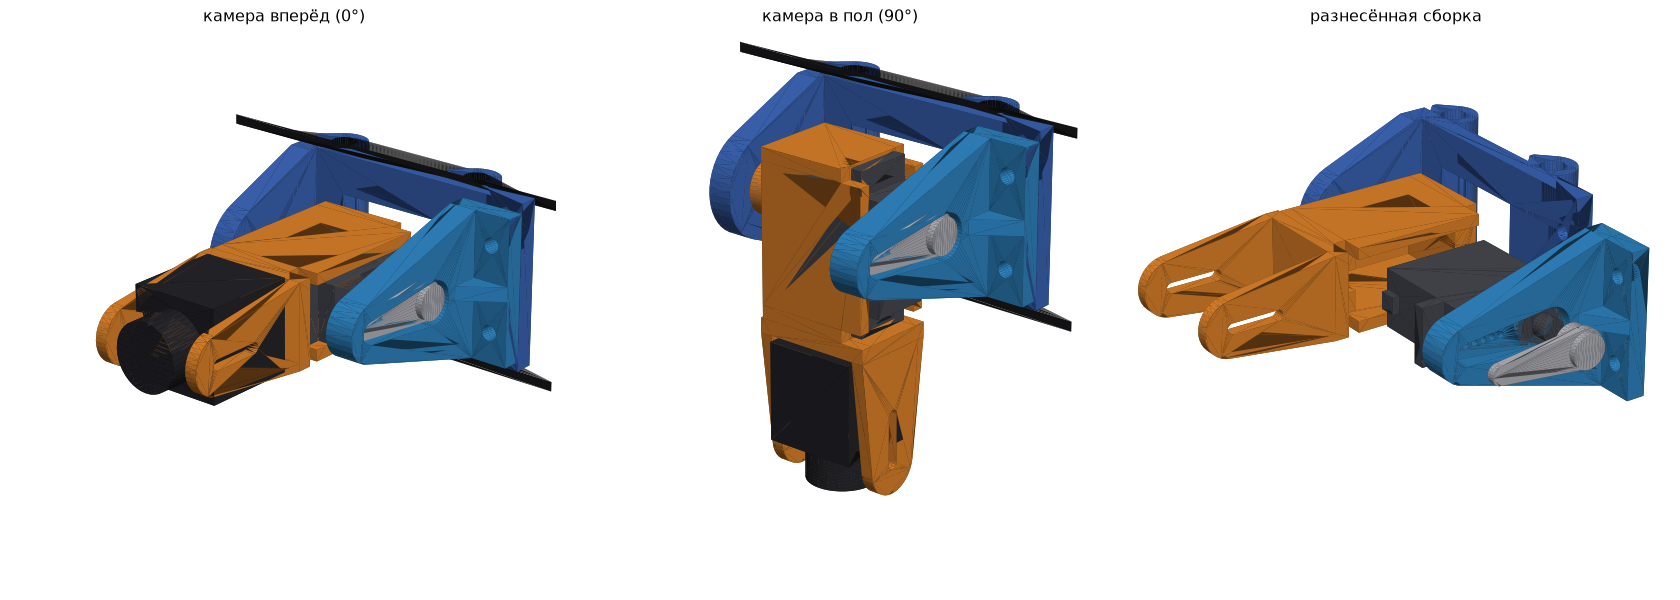

This figure's Python source:
"""
Поворот камеры v2 (по образцу с фото, переделано после неудачной печати).

Что изменено против photo_mount.py:
* Уши — ОТДЕЛЬНЫЕ детали, печатаются плашмя (слои вдоль уха — не ломается),
  крепятся к толстым стойкам рамы 2 × M3 (гайки утоплены в ухе).
* Качалка MG90S — СНАРУЖИ левого уха, в утопленном кармане по форме качалки;
  шлиц проходит сквозь отверстие уха. Момент держит карман, саморезы — только прижим.
  Центральный винт качалки доступен снаружи.
* Правая опора — M3×12 сквозь ухо в самоконтрящуюся гайку в бобышке люльки
  (не зажимает ухо, без люфта). Гайка вставляется до установки серво.
* Гнездо серво 23.6 × 13.0 (FDM-запас), полки под ушки на 15.8 мм от дна,
  вырез под кабель в переднем торце внизу.
* Ушки камеры длинные, паз M2 на 12 мм — камеры длиной 20…30 мм.

Координаты: X вперёд, Y влево, Z вверх; стойки рамы X=0, Y=±SO_S/2; Z=0 — середина
между плитами. Запуск: python3 tilt_v2.py [--check]
"""
import math
import os
import sys

import numpy as np

sys.path.insert(0, os.path.join(os.path.dirname(os.path.abspath(__file__)), "..", "kolibri_car"))
from generate_car import M, m3d, box, cyl_y, cyl_z, union, hex_prism, to_trimesh, on_bed  # noqa: E402

HERE = os.path.dirname(os.path.abspath(__file__))

# ---------------- рама дрона (замеры) ----------------
SO_S = 33.0             # между центрами передних стоек (замер)
SO_D = 5.0              # диаметр стойки
PLATE_GAP = 35.0        # между плитами Mark4 10" V2
PLATE_T = 2.0
PLATE_FRONT_X = 6.0     # нижняя плита выступает перед стойками
# ---------------- MG90S ----------------
SV_L, SV_W, SV_H = 22.8, 12.2, 22.5     # корпус: длина, ширина, высота до верха корпуса
SV_BOSS_H = 4.0                          # выступ под шлицем над корпусом
SV_SPL_H = 3.5                           # шлиц над выступом
SV_OFF = 5.5                             # вал смещён от центра корпуса к заднему торцу
SV_TAB_L, SV_TAB_T, SV_TAB_Z = 32.5, 2.5, 16.0   # ушки: длина, толщина, низ ушка от дна (замер 16 мм)
SV_SCREW = 27.8
FIT = 0.4               # зазор гнезда на сторону (FDM)
# ---------------- камера ----------------
CAM_W = 19.0
CAM_PIVOT = 8.0         # винты M2 камеры от передней грани
CAM_LENGTHS = (20.0, 28.0)   # проверяем самую короткую и длинную
# ---------------- механизм ----------------
X_P = 23.0              # ось поворота: заметаемый радиус люльки 14.7 + рама-основание до X 6.5
WALL = 2.4              # стенки люльки
FLOOR = 3.0             # дно люльки (сторона оси M3)
BOSS_L, BOSS_R = 6.0, 5.5    # бобышка под гайку M3 нейлок
GAP = 0.5               # люлька — ухо
EAR_T_L, EAR_T_R = 6.0, 5.0
HORN_POCKET = 3.5       # глубина кармана качалки (дно кармана ≈ уровень верха шлица)
BASE_X = (2.5, 6.5)     # вертикальная рама-основание перед стойками
FLANGE_T = 4.0          # фланец съёмного левого уха
FLANGE_Y1 = None
TAB_CAM_T = 2.5
FRONT_BLK = 3.0         # передний блок за полкой серво: от него идут ушки камеры
SLOT = (16.0, 26.0)     # паз M2 камеры от передней полки ушка серво: камеры 20…30 мм
# --------------------------------------------------------

G = PLATE_GAP / 2
Z_FR0 = -G + 0.2
Z_FR1 = Z_FR0 + 4.0
# Y-раскладка (Y+ — сторона шлица, левое ухо)
STACK = GAP + BOSS_L + FLOOR + SV_H + SV_BOSS_H + GAP
Y_ER_IN = -STACK / 2                    # внутренняя сторона правого уха
Y_BOSS = Y_ER_IN + GAP                  # торец бобышки
Y_FLOOR_OUT = Y_BOSS + BOSS_L
Y_SV_BOT = Y_FLOOR_OUT + FLOOR
Y_CASE_TOP = Y_SV_BOT + SV_H
Y_BOSS_TOP = Y_CASE_TOP + SV_BOSS_H
Y_SPL_TOP = Y_BOSS_TOP + SV_SPL_H
Y_EL_IN = Y_BOSS_TOP + GAP              # внутренняя сторона левого уха
Y_EL_OUT = Y_EL_IN + EAR_T_L
Y_ER_OUT = Y_ER_IN - EAR_T_R
# X относительно вала (при 0°)
XR = -(SV_L / 2 - SV_OFF)               # задний торец корпуса
XF = SV_L / 2 + SV_OFF                  # передний торец
XC = SV_OFF                             # центр корпуса
X_WALL_F = XF + FIT                     # внутренняя грань передней стенки
X_FRONT = X_WALL_F + WALL               # наружная грань — от неё ушки камеры
ZW = SV_W / 2 + FIT                     # полуширина гнезда
Y_TAB_LOW = Y_SV_BOT + SV_TAB_Z         # низ ушек серво = верх полок
CAM_TAB_IN = CAM_W / 2 + 0.25
X_LEDGE_F = XC + SV_TAB_L / 2 + 0.6     # передняя грань полки под ушко серво
R_SWEEP = max(math.hypot(SV_TAB_L / 2 - XC + 0.6, ZW + WALL), math.hypot(-XR + FIT + WALL, ZW + WALL))
Z_P = 0.0                                # ось по середине между плитами (как штатная камера)
Y_FL1 = Y_EL_OUT + 8.0                   # фланец левого уха до сюда
BOLTS = [(Y_EL_OUT + 4.0, 9.0), (Y_EL_OUT + 4.0, -9.0)]   # M3 вдоль X: фланец → рама, гайки сзади рамы
assert X_P - R_SWEEP - 1.0 >= BASE_X[1], "люлька задевает раму-основание"

COL = {"frame": (0.25, 0.42, 0.75), "ear": (0.20, 0.55, 0.80), "print": (0.93, 0.55, 0.18),
       "cam": (0.16, 0.16, 0.18), "servo": (0.30, 0.31, 0.34), "metal": (0.75, 0.75, 0.78),
       "carbon": (0.12, 0.12, 0.13), "esp": (0.15, 0.55, 0.25)}


# ---------------------------------------------------------------- рама на стойки (как на фото)
def make_frame():
    """Трубки на стойки + вертикальная рама с окном + правое ухо (литое).
    Печать: лёжа на правом ухе (слои вдоль уха)."""
    ro = SO_D / 2 + 2.5
    gz = G - 0.2
    parts = []
    for s_ in (-1, 1):
        y = s_ * SO_S / 2
        tube = cyl_z(ro, -gz, gz, 0, y, 48)
        keel = box(-0.5, 0.5, y - ro - 1.8, y - ro + 0.5, -gz, gz)      # киль 45° под печать на боку
        parts.append(M.batch_hull([tube, keel]))
    parts.append(box(BASE_X[0], BASE_X[1], Y_ER_OUT, Y_FL1, -gz, gz))   # рама-основание
    # правое ухо: от рамы вперёд до оси, толщина EAR_T_R, косынки к раме
    ear = M.batch_hull([box(BASE_X[0], BASE_X[1] + 2, Y_ER_OUT, Y_ER_IN, -gz, gz),
                        cyl_y(10.5, Y_ER_OUT, Y_ER_IN, X_P, Z_P, 48)])
    parts.append(ear)
    f = union(parts)
    cuts = [cyl_z(SO_D / 2 + 0.15, -G - 1, G + 1, 0, s_ * SO_S / 2, 48) for s_ in (-1, 1)]
    cuts.append(box(BASE_X[0] - 1, BASE_X[1] + 1, -11.5, 11.5, -9.0, 9.0))       # окно (кабель серво)
    cuts.append(cyl_y(1.7, Y_ER_OUT - 1, Y_ER_IN + 1, X_P, Z_P, 24))              # ось M3
    for y, z in BOLTS:    # M3 фланца: гайка в гнезде на задней стороне рамы
        cuts.append(cyl_x(1.65, BASE_X[0] - 1, BASE_X[1] + 1, y, z))
        cuts.append(hex_prism(5.8, 0, 2.6).rotate([0, 90, 0]).translate([BASE_X[0] - 0.01, y, z]))
    return f - union(cuts)


def cyl_x(r, x0, x1, y, z, seg=24):
    return M.cylinder(x1 - x0, r, r, seg).rotate([0, 90, 0]).translate([x0, y, z])


def make_ear(right=False):
    """Съёмное левое ухо: пластина + фланец к раме. Печать: внутренней стороной на стол."""
    gz = G - 0.2
    y0, y1 = Y_EL_IN, Y_EL_OUT
    plate = M.batch_hull([box(BASE_X[1] + 0.1, BASE_X[1] + 0.1 + FLANGE_T, y0, y1, -gz + 2, gz - 2),
                          cyl_y(10.5, y0, y1, X_P, Z_P, 48), cyl_y(6.0, y0, y1, X_P + 19.0, Z_P, 32)])
    flange = box(BASE_X[1] + 0.1, BASE_X[1] + 0.1 + FLANGE_T, y0, Y_FL1, -gz + 2, gz - 2)
    gus = [M.hull_points([[BASE_X[1] + 0.1, y1, z0], [BASE_X[1] + 0.1, Y_FL1, z0], [BASE_X[1] + 0.1 + FLANGE_T, Y_FL1, z0],
                          [BASE_X[1] + 10, y1, z0], [BASE_X[1] + 0.1, y1, z0 + 3], [BASE_X[1] + 10, y1, z0 + 3],
                          [BASE_X[1] + 0.1, Y_FL1, z0 + 3], [BASE_X[1] + 0.1 + FLANGE_T, Y_FL1, z0 + 3]])
           for z0 in (-1.5,)]
    e = union([plate, flange] + gus)
    cuts = [cyl_y(4.1, y0 - 1, y1 + 1, X_P, Z_P, 40)]                         # ступица качалки
    pk = M.batch_hull([cyl_y(4.5, y1 - HORN_POCKET, y1 + 1, X_P, Z_P, 40),
                       cyl_y(2.4, y1 - HORN_POCKET, y1 + 1, X_P + 19.0, Z_P, 24)])
    cuts.append(pk)
    for r in (9.0, 11.0, 13.0, 15.0, 17.0):
        cuts.append(cyl_y(0.7, y0 + 0.6, y1, X_P + r, Z_P, 12))
    for y, z in BOLTS:
        cuts.append(cyl_x(1.65, BASE_X[1] - 1, BASE_X[1] + FLANGE_T + 2, y, z))
    return e - union(cuts)


# ---------------------------------------------------------------- люлька
def make_cradle():
    """Координаты относительно вала (при 0°): X вперёд, Z вверх."""
    x0 = XR - FIT - WALL
    tab_ext = SV_TAB_L / 2 + 0.6
    shell = box(x0, X_FRONT, Y_FLOOR_OUT, Y_TAB_LOW + SV_TAB_T + 2.0, -ZW - WALL, ZW + WALL)
    inner = box(x0 + WALL, X_WALL_F, Y_SV_BOT, Y_TAB_LOW + 10, -ZW, ZW)
    # полки под ушки серво (снаружи торцов)
    ledges = [box(XC - tab_ext, x0 + 0.01, Y_FLOOR_OUT, Y_TAB_LOW, -ZW - WALL, ZW + WALL),
              box(X_FRONT - 0.01, XC + tab_ext, Y_FLOOR_OUT, Y_TAB_LOW, -ZW - WALL, ZW + WALL)]
    # бобышка оси (сторона -Y) + опора до стола печати (низ -Z)
    boss = M.batch_hull([cyl_y(BOSS_R, Y_BOSS, Y_FLOOR_OUT + 0.01, 0, 0, 48),
                         box(-BOSS_R, BOSS_R, Y_BOSS, Y_FLOOR_OUT + 0.01, -ZW - WALL, -BOSS_R + 1)])
    # передний блок за полкой серво (серво при вставке сверху его не задевает) + ушки камеры
    xb0, xb1 = X_LEDGE_F - 0.01, X_LEDGE_F + FRONT_BLK
    yb_lo = min(Y_FLOOR_OUT, -CAM_TAB_IN - TAB_CAM_T)
    front = box(xb0, xb1, yb_lo, CAM_TAB_IN + TAB_CAM_T, -ZW - WALL, ZW + WALL)
    tabs = []
    for s in (1, -1):
        ya, yb = (CAM_TAB_IN, CAM_TAB_IN + TAB_CAM_T) if s > 0 else (-CAM_TAB_IN - TAB_CAM_T, -CAM_TAB_IN)
        t = M.batch_hull([box(xb0, xb1, ya, yb, -ZW - WALL, ZW + WALL),
                          cyl_y(6.0, ya, yb, X_LEDGE_F + SLOT[1], 0, 40)])
        tabs.append(t)
    c = union([shell, front, boss] + ledges + tabs) - inner
    cuts = []
    # паз под ушки серво в стенках (ушки лежат на полках)
    cuts.append(box(XC - tab_ext, XC + tab_ext, Y_TAB_LOW, Y_TAB_LOW + SV_TAB_T + 10, -SV_W / 2 - FIT, SV_W / 2 + FIT))
    # пилоты саморезов ушек (паз ±0.4 под разброс 27.5…28.2)
    for sx in (-1, 1):
        xh = XC + sx * SV_SCREW / 2
        cuts.append(M.batch_hull([cyl_y(0.8, Y_TAB_LOW - 7, Y_TAB_LOW + 1, xh - 0.4, 0, 12),
                                  cyl_y(0.8, Y_TAB_LOW - 7, Y_TAB_LOW + 1, xh + 0.4, 0, 12)]))
    # ось M3: отверстие + паз гайки M3 нейлок (вставить ДО серво), открыт вниз (-Z)
    cuts.append(cyl_y(1.25, Y_BOSS - 1, Y_SV_BOT - 0.6, 0, 0, 24))
    ny0 = Y_BOSS + 0.8
    cuts.append(box(-2.95, 2.95, ny0, ny0 + 4.2, -ZW - WALL - 1, 3.4))
    # кабель серво: передний торец, внизу (у дна)
    cuts.append(box(X_WALL_F - 1, X_FRONT + 1, Y_SV_BOT - 0.5, Y_SV_BOT + 5.0, -3.0, 3.0))
    # вертикальный паз под втулку кабеля во всю высоту стенки — серво заходит сверху
    cuts.append(box(X_WALL_F - 0.5, X_WALL_F + 2.0, Y_SV_BOT - 0.5, Y_TAB_LOW + 20, -2.3, 2.3))
    # пазы M2 камеры
    for s in (1, -1):
        cuts.append(M.batch_hull([cyl_y(1.15, -CAM_TAB_IN - 4, CAM_TAB_IN + 4, X_LEDGE_F + SLOT[0], 0, 16),
                                  cyl_y(1.15, -CAM_TAB_IN - 4, CAM_TAB_IN + 4, X_LEDGE_F + SLOT[1], 0, 16)]))
    # фаски на входе гнезда
    cuts.append(M.batch_hull([box(x0 + WALL, X_WALL_F, Y_TAB_LOW + SV_TAB_T + 1.99, Y_TAB_LOW + SV_TAB_T + 2.01, -ZW, ZW),
                              box(x0 + WALL - 0.8, X_WALL_F + 0.8, Y_TAB_LOW + SV_TAB_T + 2.8, Y_TAB_LOW + SV_TAB_T + 2.9,
                                  -ZW - 0.8, ZW + 0.8)]))
    return c - union(cuts)


# ---------------------------------------------------------------- макеты
def servo_body():
    """MG90S в координатах люльки, с ушками, выступом, шлицем и втулкой кабеля."""
    body = box(XR, XF, Y_SV_BOT, Y_CASE_TOP, -SV_W / 2, SV_W / 2)
    tabs = box(XC - SV_TAB_L / 2, XC + SV_TAB_L / 2, Y_TAB_LOW, Y_TAB_LOW + SV_TAB_T, -SV_W / 2, SV_W / 2)
    bossb = cyl_y(5.8, Y_CASE_TOP, Y_BOSS_TOP, 0, 0, 40)
    spl = cyl_y(2.4, Y_BOSS_TOP, Y_SPL_TOP, 0, 0, 24)
    grom = box(XF, XF + 1.5, Y_SV_BOT + 0.5, Y_SV_BOT + 4.0, -1.8, 1.8)
    return union([body, tabs, bossb, spl, grom])


def horn():
    """Одноплечая качалка (неподвижна): ступица в ухе + плечо вперёд в кармане."""
    hub = cyl_y(3.6, Y_BOSS_TOP + 0.3, Y_EL_OUT - 0.3, 0, 0, 32)
    arm = M.batch_hull([cyl_y(4.1, Y_EL_OUT - HORN_POCKET + 0.2, Y_EL_OUT - HORN_POCKET + 1.8, 0, 0, 32),
                        cyl_y(2.0, Y_EL_OUT - HORN_POCKET + 0.2, Y_EL_OUT - HORN_POCKET + 1.8, 19.0, 0, 24)])
    return union([hub, arm])


def camera(L):
    body = box(-(L - CAM_PIVOT), CAM_PIVOT, -CAM_W / 2, CAM_W / 2, -CAM_W / 2, CAM_W / 2)
    lens = M.cylinder(8.0, 7.0, 7.0, 40).rotate([0, 90, 0]).translate([CAM_PIVOT, 0, 0])
    return union([body, lens])


def cam_pivot_x(L):
    return X_LEDGE_F + max(SLOT[0], FRONT_BLK + (L - CAM_PIVOT) + 1.0)


def frame_proxy():
    plates = [box(-60, PLATE_FRONT_X, -40, 40, G, G + PLATE_T), box(-60, PLATE_FRONT_X, -40, 40, -G - PLATE_T, -G)]
    so = [cyl_z(SO_D / 2, -G, G, 0, s * SO_S / 2, 32) for s in (-1, 1)]
    return union(plates + so)


def rotating(tilt, L=CAM_LENGTHS[0]):
    def pl(m):
        return m.rotate([0, tilt, 0]).translate([X_P, 0, Z_P])
    cam = camera(L).translate([cam_pivot_x(L), 0, 0])
    return pl(make_cradle()), pl(servo_body()), pl(cam)


# ---------------------------------------------------------------- проверка
def check():
    ok = True
    fr, el = make_frame(), make_ear()
    er = M.cube([0.001, 0.001, 0.001]).translate([-100, 0, 0])
    cr, sv = make_cradle(), servo_body()
    fixed = union([fr, el, er, frame_proxy()])

    def rep(name, cond, detail=""):
        nonlocal ok
        ok &= bool(cond)
        print(f"  [{'OK' if cond else 'ПРОБЛЕМА'}] {name} {detail}")

    print("Сборка:")
    v = (sv ^ cr).volume()
    rep("MG90S входит в люльку (корпус, ушки, кабель, зазор 0.4 на сторону)", v < 0.05, f"пересечение {v:.2f} мм³")
    # путь вставки сверху (+Y): каждая выпуклая часть серво отдельно (общая оболочка заполнила бы пустоты)
    pieces = [box(XR, XF, Y_SV_BOT, Y_CASE_TOP, -SV_W / 2, SV_W / 2),
              box(XC - SV_TAB_L / 2, XC + SV_TAB_L / 2, Y_TAB_LOW, Y_TAB_LOW + SV_TAB_T, -SV_W / 2, SV_W / 2),
              box(XF, XF + 1.5, Y_SV_BOT + 0.5, Y_SV_BOT + 4.0, -1.8, 1.8)]
    v = sum((M.batch_hull([pc, pc.translate([0, 30, 0])]) ^ cr).volume() for pc in pieces)
    rep("серво вставляется сверху без препятствий", v < 0.05, f"{v:.2f} мм³")
    for L in CAM_LENGTHS:
        v = (camera(L).translate([cam_pivot_x(L), 0, 0]) ^ cr).volume()
        rep(f"камера {L:.0f} мм встаёт в паз ушек", v < 0.05 and cam_pivot_x(L) <= X_LEDGE_F + SLOT[1],
            f"ось камеры {cam_pivot_x(L) - X_LEDGE_F:.1f} мм от полки (паз {SLOT[0]:.0f}…{SLOT[1]:.0f})")
    hn = horn().translate([X_P, 0, Z_P])
    v = (hn ^ el).volume()
    rep("качалка ложится в карман левого уха", v < 0.05, f"{v:.2f} мм³")
    v = (el ^ fr).volume()
    rep("левое ухо садится на раму без натяга", v < 0.05, f"{v:.2f} мм³")
    v = (fr ^ frame_proxy()).volume()
    rep("рама не врезается в плиты и стойки дрона", v < 0.05, f"{v:.2f} мм³")
    # доступ отвёрткой
    tools = {"винт оси M3 (снаружи правого уха)": cyl_y(3.5, Y_ER_OUT - 40, Y_ER_OUT - 0.01, X_P, Z_P),
             "центральный винт качалки (снаружи левого уха)": cyl_y(3.0, Y_EL_OUT + 0.01, Y_EL_OUT + 40, X_P, Z_P)}
    for y, z in BOLTS:
        tools[f"винт фланца левого уха (Z={z:+.0f}) спереди"] = cyl_x(3.0, BASE_X[1] + FLANGE_T + 0.2, 70, y, z)
    for n, t in tools.items():
        v = (t ^ union([fr, el, er, frame_proxy()])).volume()
        rep(f"доступ отвёрткой: {n}", v < 0.05, f"{v:.2f} мм³")
    print("Ход 0…90° (камеры 20 и 28 мм):")
    worst, at = 0.0, None
    for L in CAM_LENGTHS:
        for t in range(0, 91, 3):
            for m in rotating(t, L):
                v = (m ^ fixed).volume()
                if v > worst:
                    worst, at = v, (L, t)
    rep("ничего не задевает", worst < 0.5, f"{worst:.2f} мм³ {at or ''}")
    back = min(fr.bounding_box()[0], el.bounding_box()[0])
    rep("позади стоек пусто (плата ESP)", back >= -(SO_D / 2 + 2.5) - 0.01, f"X min = {back:.1f}")
    print(f"Ось X={X_P:.1f}, Z={Z_P:.1f}; уши Y {Y_ER_OUT:.1f}…{Y_EL_OUT:.1f}; ширина {Y_FL1 - Y_ER_OUT:.1f} мм")
    return ok


# ---------------------------------------------------------------- экспорт и картинки
PARTS = {
    "tilt_v2_frame_x1": (lambda: make_frame(), [90, 0, 0]),                # лёжа на правом ухе
    "tilt_v2_ear_left_horn_x1": (lambda: make_ear(), [90, 0, 0]),         # внутренней стороной вниз, фланец и карман вверх
    "tilt_v2_cradle_x1": (lambda: make_cradle(), None),
}


def export():
    d = os.path.join(HERE, "stl", "tilt_v2")
    os.makedirs(d, exist_ok=True)
    for name, (f, rot) in PARTS.items():
        m = f()
        if rot:
            m = m.rotate(rot)
        to_trimesh(on_bed(m)).export(os.path.join(d, name + ".stl"))
    render(os.path.join(HERE, "tilt_v2.png"))


def render(path):
    import matplotlib
    matplotlib.use("Agg")
    import matplotlib.pyplot as plt
    from mpl_toolkits.mplot3d.art3d import Poly3DCollection
    light = np.array([0.4, 0.6, 0.75]); light /= np.linalg.norm(light)
    fig = plt.figure(figsize=(21, 7.5))
    views = [(0, "камера вперёд (0°)", (22, 40)), (90, "камера в пол (90°)", (22, 40)),
             (0, "разнесённая сборка", (25, 55))]
    for k, (t, title, (el_, az)) in enumerate(views):
        cr, sv, cam = rotating(t)
        hn = horn().translate([X_P, 0, Z_P])
        items = [(frame_proxy(), "carbon"), (make_frame(), "frame"), (make_ear(), "ear"),
                 (hn, "metal"), (cr, "print"), (sv, "servo"), (cam, "cam")]
        if k == 2:   # разнести: левое ухо с качалкой в сторону, серво из люльки вверх
            items = [(make_frame(), "frame"), (make_ear().translate([0, 22, 0]), "ear"),
                     (hn.translate([0, 34, 0]), "metal"), (cr, "print"), (sv.translate([0, 26, 0]), "servo")]
        T, C = [], []
        for man, col in items:
            tm = to_trimesh(man)
            sh = 0.35 + 0.65 * np.clip(tm.face_normals @ light, 0, 1)
            T.append(tm.vertices[tm.faces]); C.append(np.c_[np.outer(sh, COL[col]), np.ones_like(sh)])
        T = np.concatenate(T); C = np.concatenate(C)
        keep = T[:, :, 0].mean(1) > -14
        T, C = T[keep], C[keep]
        ax = fig.add_subplot(1, 3, k + 1, projection="3d")
        ax.add_collection3d(Poly3DCollection(T, facecolors=C, edgecolor="none"))
        V = T.reshape(-1, 3); lo, hi = V.min(0), V.max(0); c = (lo + hi) / 2; r = (hi - lo).max() / 2 * 0.75
        ax.set_xlim(c[0] - r, c[0] + r); ax.set_ylim(c[1] - r, c[1] + r); ax.set_zlim(c[2] - r, c[2] + r)
        ax.set_box_aspect((1, 1, 1)); ax.view_init(el_, az); ax.set_axis_off(); ax.set_title(title, fontsize=14)
    plt.tight_layout(); plt.savefig(path, dpi=80)


if __name__ == "__main__":
    if "--check" in sys.argv:
        sys.exit(0 if check() else 1)
    export()
